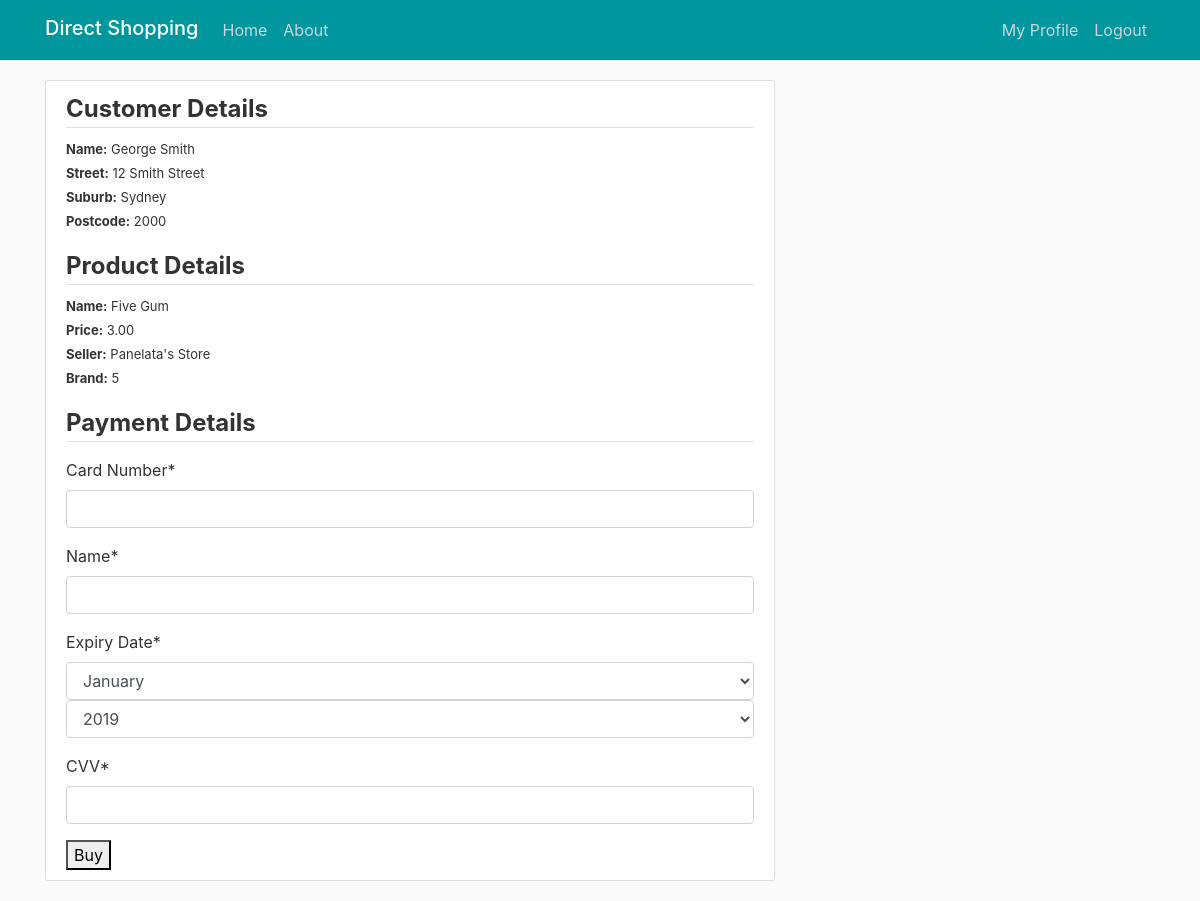
The app's page /paymentPage/6 (signed in) with its own data.
### direct/models.py (models this page shows)
class Product(models.Model):
    name = models.CharField(max_length=100)
    price = models.DecimalField(max_digits=10, decimal_places=2)
    stock = models.IntegerField()
    description = models.TextField(blank=True, null=True)
    photo = models.ImageField(upload_to="products/", null=True, blank=True)
    category = models.CharField(max_length=30, blank=True, null=True)
    brand = models.CharField(max_length=30, blank=True, null=True)
    rating = models.IntegerField()
    seller = models.ForeignKey(Seller, on_delete=models.CASCADE)
    pubDate = models.DateField(default=datetime.datetime.now)
    def __str__(self):
        return self.name

class User(AbstractUser):
    username = models.CharField(max_length = 32, unique=True)
    email = models.EmailField(_('email address'), unique=True)
    password = models.CharField(max_length=32)
    isSeller = models.BooleanField(default=False)
    phoneNumber = models.CharField(max_length=15)
    street = models.CharField(max_length=50)
    suburb = models.CharField(max_length=20)
    postcode = models.CharField(max_length=20)
    state = models.CharField(max_length=20)
    country = models.CharField(max_length=20)
    joinedDate = models.DateTimeField(default=datetime.datetime.now)

class Customer(User):
    firstName = models.CharField(max_length=30)
    lastName = models.CharField(max_length=30, blank=True, null=True)

class User(AbstractUser):
    username = models.CharField(max_length = 32, unique=True)
    email = models.EmailField(_('email address'), unique=True)
    password = models.CharField(max_length=32)
    isSeller = models.BooleanField(default=False)
    phoneNumber = models.CharField(max_length=15)
    street = models.CharField(max_length=50)
    suburb = models.CharField(max_length=20)
    postcode = models.CharField(max_length=20)
    state = models.CharField(max_length=20)
    country = models.CharField(max_length=20)
    joinedDate = models.DateTimeField(default=datetime.datetime.now)

class Seller(User):
    sellerName = models.CharField(max_length=30)
    def __str__(self):
        return self.sellerName

### direct/views.py (the view)
# urls.py: path('paymentPage/<int:id>', direct_views.paymentPage, name='payment-page'),
@login_required
def paymentPage(request, id):
    if request.user.isSeller:
        return redirect('login')
    if request.method == "POST":
        form = CardCreationForm(request.POST)
        if form.is_valid():
            try:
                temp = Card.objects.get(number=form.cleaned_data.get('number'))
            except Card.DoesNotExist:
                tempForm = form.save()
                tempTrans = Transaction()
                tempTrans.total = Product.objects.get(id=id).price
                tempTrans.product = Product.objects.get(id=id)
                tempTrans.customer = Customer.objects.get(pk=request.user.pk)
                tempTrans.card = tempForm
                tempTrans.save()
                return redirect('login')
            else:
                tempTrans = Transaction()
                tempTrans.total = Product.objects.get(id=id).price
                tempTrans.product = Product.objects.get(id=id)
                tempTrans.customer = Customer.objects.get(pk=request.user.pk)
                tempTrans.card = temp
                tempTrans.save()
                return redirect('profile')
    else:
        form = CardCreationForm()
    product = Product.objects.all().filter(pk=id)
    print(product)
    customer = Customer.objects.all().filter(pk=request.user.pk)
    print(customer)
    context={
        'products': product,
        'customers': customer,
        'form': form
    }
    return render(request, 'paymentForm.html', context)

### direct/forms.py
class CardCreationForm(forms.ModelForm):
    class Meta:
        model = Card
        fields = ["number", "name", "expiryDate", "cvv"]
        labels = {"number":"Card Number", "expiryDate":"Expiry Date", "cvv":"CVV"}
        widgets = {
            'expiryDate': SelectDateWidget(empty_label="Nothing")
        }

### direct/templates/paymentForm.html (shortened to what this page needs)
{% extends "base.html" %}
{% block content %}
{% load crispy_forms_tags %}
{% for customer in customers %}
{% for product in products %}
<div class="content-section">
  <legend class="border-bottom mb-2"><b>Customer Details</b></legend>
  <p>
    <font size="-1">
    <b>Name:</b> {{ customer.firstName }} {{ customer.lastName }}
    <br>
    <b>Street:</b> {{ customer.street }}
    <br>
    <b>Suburb:</b> {{ customer.suburb }}
    <br>
    <b>Postcode:</b> {{ customer.postcode }}
    </font>
  </p>
  <legend class="border-bottom mb-2"><b>Product Details</b></legend>
  <p>
    <font size="-1">
    <b>Name:</b> {{ product.name }}
    <br>
    <b>Price:</b> {{ product.price }}
    <br>
    <b>Seller:</b> {{ product.seller }}
    <br>
    <b>Brand:</b> {{ product.brand }}
    </font>
  </p>
  <p>
    <legend class="border-bottom mb-2"><b>Payment Details</b></legend>
  <form method="POST">
    {{ form|crispy }}
    <button type"submit">Buy</button>
  </form>
</div>
{% endfor %}
{% endfor %}
{% endblock %}

### direct/static/css/main.css (style rules this page uses)
body { background: #fafafa; color: #333333; margin-top: 5rem; }
.content-section { background: #ffffff; padding: 10px 20px; border: 1px solid #dddddd; border-radius: 3px; margin-bottom: 20px; }

### records on screen
Customer: firstName "George", lastName "Smith"
Product: name "Five Gum", price "3.00", seller "Panelata's Store", brand "5"
User: street "12 Smith Street", suburb "Sydney", postcode "2000"
